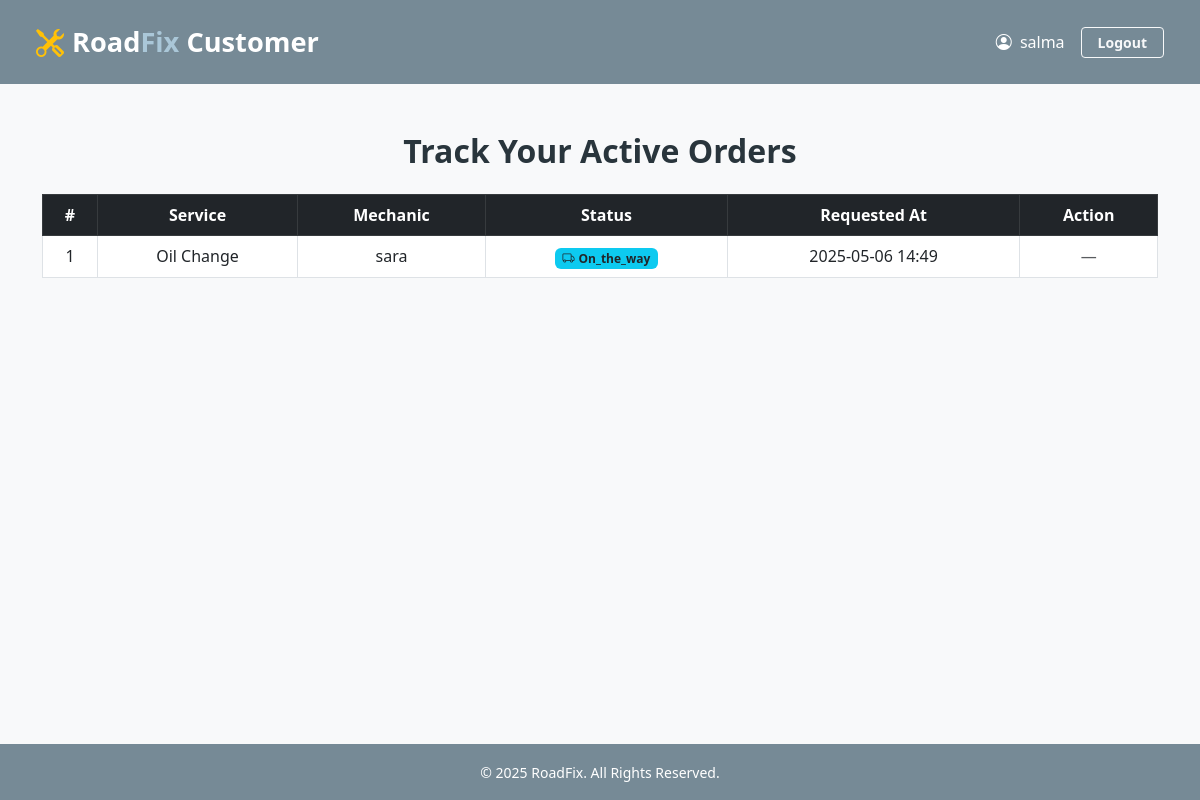
Screenshot of /public/dashboard/customer/orders/track_order.php (signed in) with the database file from the repository.
### tables this page shows
CREATE TABLE `orders` (
  `id` int(11) NOT NULL,
  `customer_id` int(11) DEFAULT NULL,
  `mechanic_id` int(11) DEFAULT NULL,
  `service_id` int(11) DEFAULT NULL,
  `status` enum('pending','accepted','on_the_way','completed','rejected','cancelled') DEFAULT 'pending',
  `scheduled_time` datetime DEFAULT NULL,
  `location` varchar(255) DEFAULT NULL,
  `created_at` timestamp NOT NULL DEFAULT current_timestamp(),
  `completed_at` datetime DEFAULT NULL,
  `rating` float DEFAULT NULL,
  `feedback` text DEFAULT NULL,
  `latitude` double DEFAULT NULL,
  `longitude` double DEFAULT NULL
);

CREATE TABLE `services` (
  `id` int(11) NOT NULL,
  `name` varchar(100) NOT NULL,
  `price` decimal(10,2) NOT NULL DEFAULT 0.00,
  `description` text DEFAULT NULL
);

CREATE TABLE `users` (
  `id` int(11) NOT NULL,
  `name` varchar(100) NOT NULL,
  `email` varchar(100) NOT NULL,
  `phone` varchar(20) DEFAULT NULL,
  `password` varchar(255) NOT NULL,
  `user_type` enum('admin','mechanic','customer') NOT NULL,
  `role_id` int(11) DEFAULT NULL,
  `status` enum('pending','approved','rejected') DEFAULT 'pending',
  `cv` varchar(255) DEFAULT NULL,
  `availability` enum('available','busy') DEFAULT 'available',
  `latitude` decimal(10,8) DEFAULT NULL,
  `longitude` decimal(11,8) DEFAULT NULL,
  `is_verified` tinyint(1) DEFAULT 0,
  `verification_token` varchar(255) DEFAULT NULL,
  `cv_path` varchar(255) DEFAULT NULL,
  `reset_token` varchar(64) DEFAULT NULL,
  `reset_token_expires_at` datetime DEFAULT NULL
);

### config/Database.php (called while the page is built, shortened)
<?php
class Database {
    private static ?Database $instance = null;
    private mysqli $conn;
    private string $host = "localhost";
    private string $db_name = "car_assist_db";
    private string $username = "root";
    private string $password = "";
    private function __construct() {
        $this->conn = new mysqli($this->host, $this->username, $this->password, $this->db_name);
    }
    public static function getInstance(): Database {
        if (self::$instance === null) {
            self::$instance = new Database();
        }
        return self::$instance;
    }
    public function getConnection(): mysqli {
        return $this->conn;
    }
}

### controllers/customer/OrderController.php (called while the page is built, shortened)
<?php
require_once __DIR__ . '/../../config/Database.php';
class OrderController
{
    private mysqli $conn;
    public function __construct()
    {
        $this->conn = Database::getInstance()->getConnection();
    }
    public function getActiveTrackingOrders(int $customer_id): mysqli_result|false
    {
    $stmt = $this->conn->prepare("
        SELECT o.id, o.status, o.created_at, s.name AS service_name, u.name AS mechanic_name
        FROM orders o
        JOIN services s ON o.service_id = s.id
        LEFT JOIN users u ON o.mechanic_id = u.id
        WHERE o.customer_id = ? AND o.status NOT IN ('completed', 'cancelled')
        ORDER BY
            FIELD(o.status, 'on_the_way', 'accepted', 'pending'),
            o.created_at DESC
    ");
    $stmt->bind_param("i", $customer_id);
    $stmt->execute();
    return $stmt->get_result();
    }
}

### public/dashboard/customer/orders/track_order.php (the view, shortened to what this page needs)
<?php
include('../../../../includes/layout/header.php');
require_once('../../../../controllers/customer/OrderController.php');
$controller = new OrderController();
$orders = $controller->getActiveTrackingOrders((int)$_SESSION['user_id']);
?>
<div class="container my-5">
    <h2 class="fw-bold text-center mb-4">Track Your Active Orders</h2>
    <?php if ($orders->num_rows === 0): ?>
        <div class="alert alert-info text-center">No active orders to track.</div>
    <?php else: ?>
        <div class="table-responsive">
            <table class="table table-bordered text-center align-middle">
                <thead class="table-dark">
                    <tr>
                        <th>#</th>
                        <th>Service</th>
                        <th>Mechanic</th>
                        <th>Status</th>
                        <th>Requested At</th>
                        <th>Action</th>
                    </tr>
                </thead>
                <tbody>
                    <?php $i = 1; while ($row = $orders->fetch_assoc()): ?>
                        <tr>
                            <td><?= $i++ ?></td>
                            <td><?= htmlspecialchars($row['service_name']) ?></td>
                            <td><?= htmlspecialchars($row['mechanic_name'] ?? 'Pending Assignment') ?></td>
                            <td>
                                <span class="badge
                                    <?= match($row['status']) {
                                        'pending'     => 'bg-secondary',
                                        'accepted'    => 'bg-warning text-dark',
                                        'on_the_way'  => 'bg-info text-dark',
                                        default       => 'bg-light text-dark'
                                    } ?>">
                                    <?php
                                        $icon = match($row['status']) {
                                            'pending'     => '<i class="bi bi-hourglass-split me-1"></i>',
                                            'accepted'    => '<i class="bi bi-check2-square me-1"></i>',
                                            'on_the_way'  => '<i class="bi bi-truck me-1"></i>',
                                            default       => ''
                                        };
                                        echo $icon . ucfirst($row['status']);
                                    ?>
                                </span>
                            </td>
                            <td><?= date('Y-m-d H:i', strtotime($row['created_at'])) ?></td>
                            <td>
                                <?php if ($row['status'] === 'pending'): ?>
                                    <form method="POST" action="cancel_order.php" class="d-inline">
                                        <input type="hidden" name="order_id" value="<?= $row['id'] ?>">
                                        <button class="btn btn-sm btn-danger">Cancel</button>
                                    </form>
                                <?php else: ?>
                                    <span class="text-muted">—</span>
                                <?php endif; ?>
                            </td>
                        </tr>
                    <?php endwhile; ?>
                </tbody>
            </table>
        </div>
    <?php endif; ?>
</div>
<?php include('../../../../includes/layout/footer.php'); ?>

### public/assets/css/style.css (style rules this page uses)
:root { --primary: #768A96; --secondary: #AAC7D8; --dark: #29353C; --medium: #44576D; --light: #DFEBF6; --extra-light: #E6E6E6; }
body { background-color: var(--light); font-family: 'Segoe UI', sans-serif; color: var(--medium); }
h1, h2, h3, h4, h5 { color: var(--dark); }

### rows the page displays
orders: service.name "Oil Change", mechanic.name "sara", status "On_the_way", created_at "2025-05-06 14:49"

### other values shown
$user_type "Customer"
$user_name "salma"
